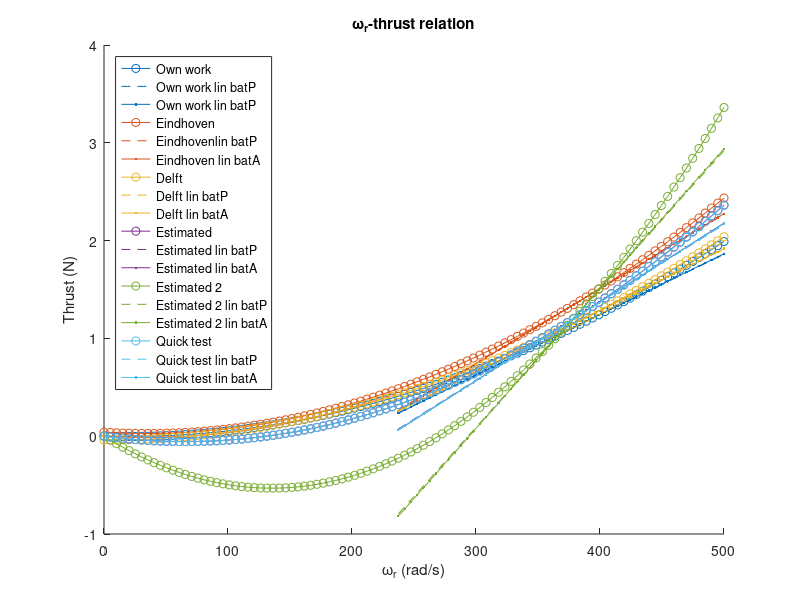
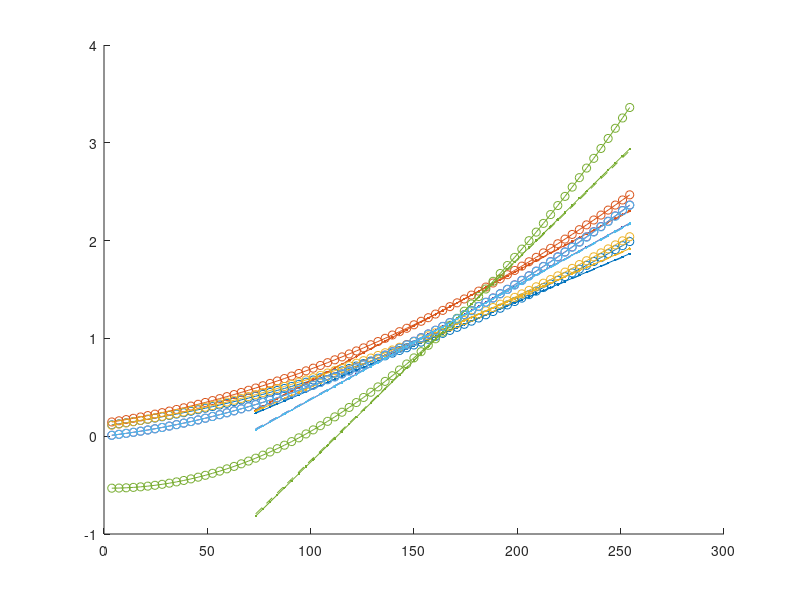

MATLAB code for these plots, in order: (Note: this script raises an error after producing the figures.)
%% Initialization
clear;
close all;
clc;


%% Set average PWM at equilibrium
% Parrot battery
pwmEqBatP = 169.5916;

% Akku-King battery
pwmEqBatA = 171.4937;


%% Set constant coefficients
g = 9.81;
cM1 = 3.7;
cM2 = 130.9;
cA1 = cM1/2.55;
cA2 = cM2;

% Parrot battery mass
mBatP = 0.481;

% Akku-King battery mass
mBatA = 0.497;


%% Determine coefficients of own work
% Set average omegaR-thrust coefficients
cTO = [8.6e-6;
       -3.2e-4;
       0];

% Derive average PWM-thrust coefficients
cTPO = [cTO(1)*cA1^2;
        2*cTO(1)*cA1*cA2 + cTO(2)*cA1;
        cTO(1)*cA2^2 + cTO(2)*cA2 + cTO(3)];


%% Determine coefficients of Eindhoven thesis
% Given coefficients
cM  = [3.7503, 132.7387;
       3.7123, 131.5018;
       3.6891, 130.7137;
       3.7380, 132.2209];
cME = mean(cM);

% Set average PWM-thrust coefficients
cTP  = [1.5618e-4, 1.0395e-2, 0.13894;
        1.8150e-4, 8.7242e-3, 0.14425;
        1.3478e-4, 7.3295e-3, 0.11698;
        1.4306e-4, 5.7609e-3, 0.13362];
cTPE = mean(cTP)';

% Derive average omegaR-thrust coefficients
cT1Avg = cTPE(1)/cME(1)^2;
cT2Avg = -2*cME(2)*cTPE(1)/cME(1)^2 + cTPE(2)/cME(1);
cT3Avg = cTPE(1)*cME(2)^2/cME(1)^2 - ...
         cME(2)*cTPE(2)/cME(1) + cTPE(3);
cTE    = [cT1Avg;cT2Avg;cT3Avg];

% Take care of PWM range [0-255], instead of [0-100]
cTPE = cTPE./[2.55^2;2.55;1];


%% Determine coefficients of Delft thesis
% Set average omegaR-thrust coefficients
cTD = [8.386e-6;
       -3.723e-5;
       -0.03818];

% Derive average PWM-thrust coefficients (assuming same cAs as in own work)
cTPD = [cTD(1)*cA1^2;
        2*cTD(1)*cA1*cA2 + cTD(2)*cA1;
        cTD(1)*cA2^2 + cTD(2)*cA2 + cTD(3)];


%% Estimate coefficients using ground and hovering constraint
% Solve for thrust coefficients for 1 rotor (assuming rotors are the same)
% Parrot battery
cP = zeros(2,2);
cP(1,1) = cA2^2;
cP(1,2) = cA2;
cP(2,1) = cA1^2*pwmEqBatP^2 + 2*cA1*cA2*pwmEqBatP + cA2^2;
cP(2,2) = cA1*pwmEqBatP + cA2;
cTP = cP\[0;mBatP*g/4];

% Akku-King battery
cA = zeros(2,2);
cA(1,1) = cA2^2;
cA(1,2) = cA2;
cA(2,1) = cA1^2*pwmEqBatA^2 + 2*cA1*cA2*pwmEqBatA + cA2^2;
cA(2,2) = cA1*pwmEqBatA + cA2;
cTA = cA\[0;mBatA*g/4];

% Derive average omegaR-thrust coefficients
cTEs = [mean([cTP,cTA],2);0];
cT1 = cTEs(1);
cT2 = cTEs(2);

% Derive average PWM-thrust coefficients
cTPEs = [cT1*cA1^2;
         2*cT1*cA1*cA2 + cT2*cA1;
         cT1*cA2^2 + cT2*cA2 + cTEs(3)];


%% Estimate coefficients using 2 hovering constraints
cH(1,1) = cA1^2*pwmEqBatP^2 + 2*cA1*cA2*pwmEqBatP + cA2^2;
cH(1,2) = cA1*pwmEqBatP + cA2;
cH(2,1) = cA1^2*pwmEqBatA^2 + 2*cA1*cA2*pwmEqBatA + cA2^2;
cH(2,2) = cA1*pwmEqBatA + cA2;
cTH = cH\[mBatP*g/4;mBatA*g/4];

% Derive average omegaR-thrust coefficients
cTEs2 = [cTH;0];
cT1 = cTEs2(1);
cT2 = cTEs2(2);

% Derive average PWM-thrust coefficients
cTPEs2 = [cT1*cA1^2;
          2*cT1*cA1*cA2 + cT2*cA1;
          cT1*cA2^2 + cT2*cA2 + cTEs2(3)];


%% Adjustable coefficients for tests
cTTest = [1.28e-05;
          -1.68e-3;
          0];

cTPTest = [cTTest(1)*cA1^2;
           2*cTTest(1)*cA1*cA2 + cTTest(2)*cA1;
           cTTest(1)*cA2^2 + cTTest(2)*cA2 + cTTest(3)];


%% Create coefficients vectors
%  [Own work, Eindhoven thesis, Delft thesis]
cT  = [cTO,cTE,cTD,cTEs,cTEs2,cTTest];
cTP = [cTPO,cTPE,cTPD,cTPEs,cTPEs2,cTPTest];


%% Plot omegaR-thrust curve of different sources
% Set omegaR range
omegaR = linspace(0,500)';

% Determine nonlinear omegaR-thrust relation
T = [omegaR.^2,omegaR,ones(length(omegaR),1)]*cT;

% Linearize omegaR-thrust relation around batP and batA hovering equilibria
omegaRLinMin = 235;
omegaRLinMax = 500;
[~,startSample] = min(abs(omegaR-omegaRLinMin));
[~,endSample] = min(abs(omegaR-omegaRLinMax));
omegaRLin = omegaR(startSample:endSample);

omegaRHoverBatP = cA1*pwmEqBatP+cA2;
TLinBatP = omegaRLin*[2*omegaRHoverBatP,1]*cT(1:2,:) + ...
         [-omegaRHoverBatP^2,1]*cT([1,3],:);

omegaRHoverBatA = cA1*pwmEqBatA+cA2;
TLinBatA = omegaRLin*[2*omegaRHoverBatA,1]*cT(1:2,:) + ...
         [-omegaRHoverBatA^2,1]*cT([1,3],:);

% Plot
cP = [0,      0.4470, 0.7410;
      0.8500, 0.3250, 0.0980;
      0.9290, 0.6940, 0.1250;
      0.4940, 0.1840, 0.5560;
      0.4660, 0.6740, 0.1880;
      0.3010, 0.7450, 0.9330;
      0.6350, 0.0780, 0.1840];

figure('Name','Nonlinear and linear thrust curves');
hold on;
for i = 1:size(T,2)
    plot(omegaR,T(:,i),'-o','Color',cP(i,:));
    plot(omegaRLin,TLinBatP(:,i),'--','Color',cP(i,:));
    plot(omegaRLin,TLinBatA(:,i),'.-','Color',cP(i,:));
end
legend('Own work','Own work lin batP','Own work lin batP',...
       'Eindhoven','Eindhovenlin batP','Eindhoven lin batA',...
       'Delft','Delft lin batP','Delft lin batA',...
       'Estimated','Estimated lin batP','Estimated lin batA',...
       'Estimated 2','Estimated 2 lin batP','Estimated 2 lin batA',...
       'Quick test','Quick test lin batP','Quick test lin batA',...
       'location','northwest');
xlabel('\omega_r (rad/s)');
ylabel('Thrust (N)');
title('\omega_r-thrust relation');


%% Plot PWM-thrust curve of different sources
% Create PWM range
% PWM 1 from AR.Drone 2.0 is greater than PWM 0.2 from MATLAB toolbox
pwmMin = 1;
omegaRMin = cA1*pwmMin + cA2;
[~,startIdx] = min(abs(omegaR - omegaRMin));
if omegaR(startIdx) < omegaRMin
    startIdx = startIdx + 1;
end
pwm = (omegaR(startIdx:end) - cA2)/cA1;

% Create PWM-thrust data
pT = [pwm.^2,pwm,ones(length(pwm),1)]*cTP;

% Create linearized PWM polynomial data
pwmLinMin = (omegaRLinMin - cA2)/cA1;
pwmLinMax = (omegaRLinMax - cA2)/cA1;
[~,startSample] = min(abs(pwm-pwmLinMin));
[~,endSample] = min(abs(pwm-pwmLinMax));
pwmLin = pwm(startSample:endSample);

pTLinBatP = pwmLin*[2*pwmEqBatP,1]*cTP(1:2,:) + ...
         [-pwmEqBatP^2,1]*cTP([1,3],:);

pTLinBatA = pwmLin*[2*pwmEqBatA,1]*cTP(1:2,:) + ...
         [-pwmEqBatA^2,1]*cTP([1,3],:);

% Create PWM-thrust and linearization data for Eindhoven thesis
% pwmE = pwm/2.55;
% pwmLinE = pwmLin/2.55;
% pTE = [pwmE.^2,pwmE,ones(length(pwmE),1)]*cTPE;
% 
% pTLinBatPE = pwmLinE*[2*pwmEqBatP/2.55,1]*cTPE(1:2) + ...
%          [-(pwmEqBatP/2.55)^2,1]*cTPE([1,3]);
% 
% pTLinBatAE = pwmLinE*[2*pwmEqBatA/2.55,1]*cTPE(1:2) + ...
%          [-(pwmEqBatA/2.55)^2,1]*cTPE([1,3]);

% Plot
figure('Name','Nonlinear and linear thrust curves per PWM value');
hold on;
for i = 1:size(pT,2)
    plot(pwm,pT(:,i),'-o','Color',cP(i,:));
    plot(pwmLin,pTLinBatP(:,i),'--','Color',cP(i,:));
    plot(pwmLin,pTLinBatA(:,i),'.-','Color',cP(i,:));
end
xline(pwmEqBatP);
yline(mBatP*g/4);
xline(pwmEqBatA);
yline(mBatA*g/4);
legend('Own work','Own work lin batP','Own work lin batP',...
       'Eindhoven','Eindhoven lin batP','Eindhoven lin batA',...
       'Delft','Delft lin batP','Delft lin batA',...
       'Estimated','Estimated lin batP','Estimated lin batA',...
       'Estimated 2','Estimated 2 lin batP','Estimated 2 lin batA',...
       'Quick test','Quick test lin batP','Quick test lin batA',...
       'location','northwest');
xlabel('AR.Drone 2.0 PWM (-)');
ylabel('Thrust (N)');
title('PWM-thrust relation');


%% Shift up identified omegaR-thrust curve
